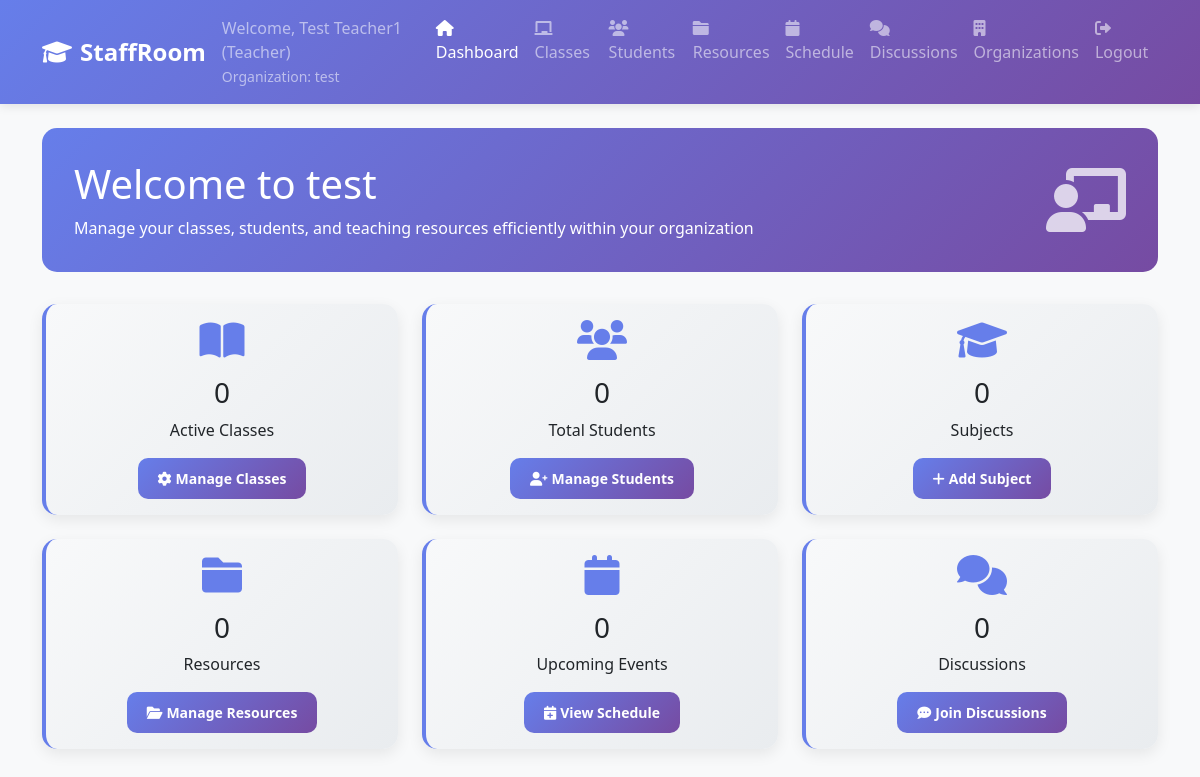
Before: /dashboard (signed in) with the older database file.
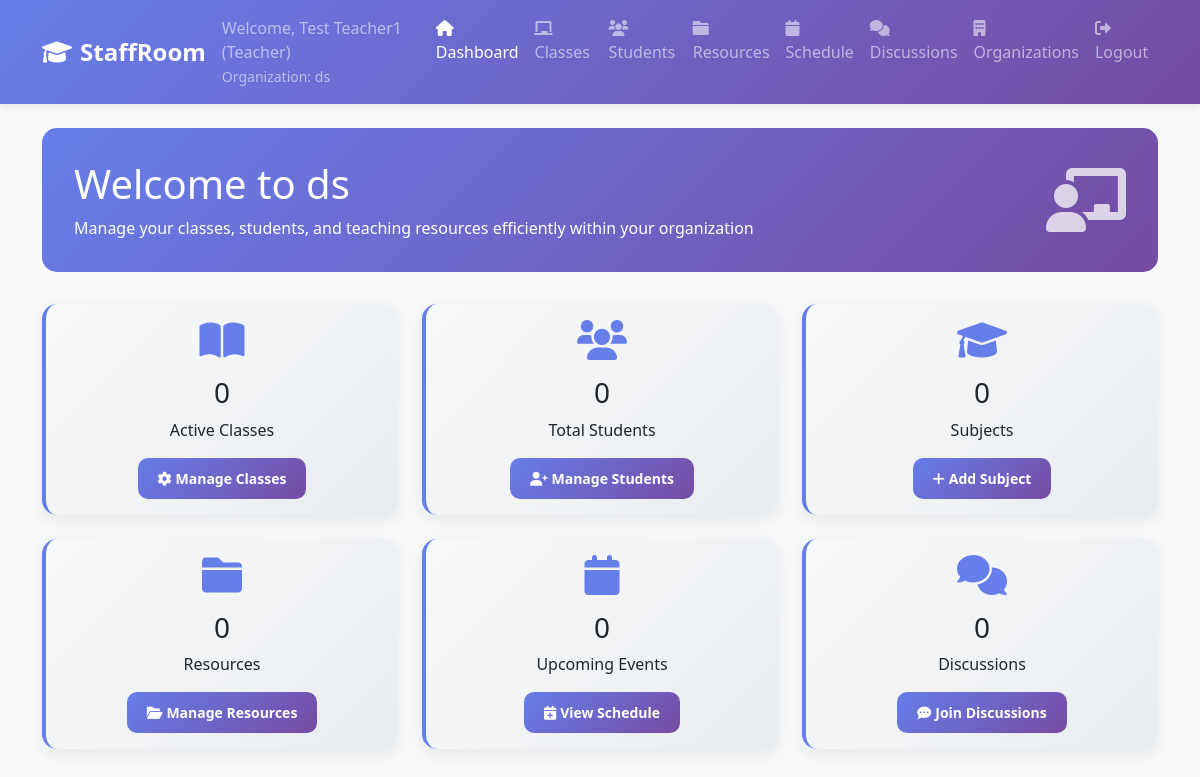
After: the same page with the newer database file.
### tables this page shows
CREATE TABLE organizations (
                id INTEGER PRIMARY KEY AUTOINCREMENT,
                name TEXT NOT NULL,
                description TEXT,
                about TEXT,
                location TEXT,
                contact_email TEXT,
                contact_phone TEXT,
                website TEXT,
                logo_filename TEXT,
                logo_path TEXT,
                is_public BOOLEAN DEFAULT 1,
                discussion_privacy TEXT DEFAULT 'public' CHECK (discussion_privacy IN ('public', 'private')),
                created_by INTEGER NOT NULL,
                created_at TIMESTAMP DEFAULT CURRENT_TIMESTAMP,
                updated_at TIMESTAMP DEFAULT CURRENT_TIMESTAMP, banner_filename TEXT, banner_path TEXT,
                FOREIGN KEY (created_by) REFERENCES users (id)
            );

### web_app.py (the view)
    def decorated_function(*args, **kwargs):
        if 'user_id' not in session:
            return redirect(url_for('login'))
        user_organizations = db.get_user_organizations(session['user_id'])
        if not user_organizations:
            flash('You must join an organization to access this feature.', 'warning')
            return redirect(url_for('organizations'))
        return f(*args, **kwargs)

### web_app.py (called while the page is built)
def require_organization_access(f):
    def decorated_function(*args, **kwargs):
        if 'user_id' not in session:
            return redirect(url_for('login'))
        user_organizations = db.get_user_organizations(session['user_id'])
        if not user_organizations:
            flash('You must join an organization to access this feature.', 'warning')
            return redirect(url_for('organizations'))
        return f(*args, **kwargs)
    decorated_function.__name__ = f.__name__
    return decorated_function

    def get_connection(self):
        if self.db_path.startswith('postgresql://'):
            import psycopg2
            from psycopg2.extras import RealDictCursor
            conn = psycopg2.connect(self.db_path, cursor_factory=RealDictCursor)
        else:
            db_file = self.db_path.replace('sqlite:///', '')
            conn = sqlite3.connect(db_file)
            conn.row_factory = sqlite3.Row
        return conn

### templates/dashboard.html (shortened to what the changed rows need)
{% extends "common/base.html" %}
{% block content %}
        <div class="welcome-section">
            <div class="row align-items-center">
                <div class="col-md-8">
                    <h1 class="mb-2">Welcome to {{ stats.organization_name }}</h1>
                    <p class="mb-0">Manage your classes, students, and teaching resources efficiently within your organization</p>
                </div>
            </div>
        </div>
{% endblock %}

### templates/common/header.html
<nav class="navbar navbar-expand-lg navbar-dark">
    <div class="container">
        <a class="navbar-brand" href="{{ url_for('dashboard') }}">
            <i class="fas fa-graduation-cap me-2"></i>StaffRoom
        </a>
        <div class="navbar-nav ms-auto">
            <span class="navbar-text me-3">
                Welcome, {{ session.first_name }} {{ session.last_name }} ({{ session.user_type.title() }})
                {% if session.current_org_id %}
                <br><small>Organization: {{ session.current_org_name or 'Unknown' }}</small>
                {% endif %}
            </span>
            <a class="nav-link {% if request.endpoint == 'dashboard' %}active{% endif %}" href="{{ url_for('dashboard') }}">
                <i class="fas fa-home me-1"></i>Dashboard
            </a>
            <a class="nav-link {% if request.endpoint == 'classes' %}active{% endif %}" href="{{ url_for('classes') }}">
                <i class="fas fa-chalkboard me-1"></i>Classes
            </a>
            <a class="nav-link {% if request.endpoint == 'students' %}active{% endif %}" href="{{ url_for('students') }}">
                <i class="fas fa-users me-1"></i>Students
            </a>
            <a class="nav-link {% if request.endpoint == 'resources' %}active{% endif %}" href="{{ url_for('resources') }}">
                <i class="fas fa-folder me-1"></i>Resources
            </a>
            <a class="nav-link {% if request.endpoint == 'schedule' %}active{% endif %}" href="{{ url_for('schedule') }}">
                <i class="fas fa-calendar me-1"></i>Schedule
            </a>
            <a class="nav-link {% if request.endpoint == 'discussions' or request.endpoint == 'global_discussions' %}active{% endif %}" href="{{ url_for('discussions') }}">
                <i class="fas fa-comments me-1"></i>Discussions
            </a>
            <a class="nav-link {% if request.endpoint == 'organizations' %}active{% endif %}" href="{{ url_for('organizations') }}">
                <i class="fas fa-building me-1"></i>Organizations
            </a>
            <a class="nav-link" href="{{ url_for('logout') }}">
                <i class="fas fa-sign-out-alt me-1"></i>Logout
            </a>
        </div>
    </div>
</nav>

Changed rows visible on the page:
no longer on this page (row unchanged): organizations: name "test", organization_name "test"
added organizations: name "ds", organization_name "ds"
